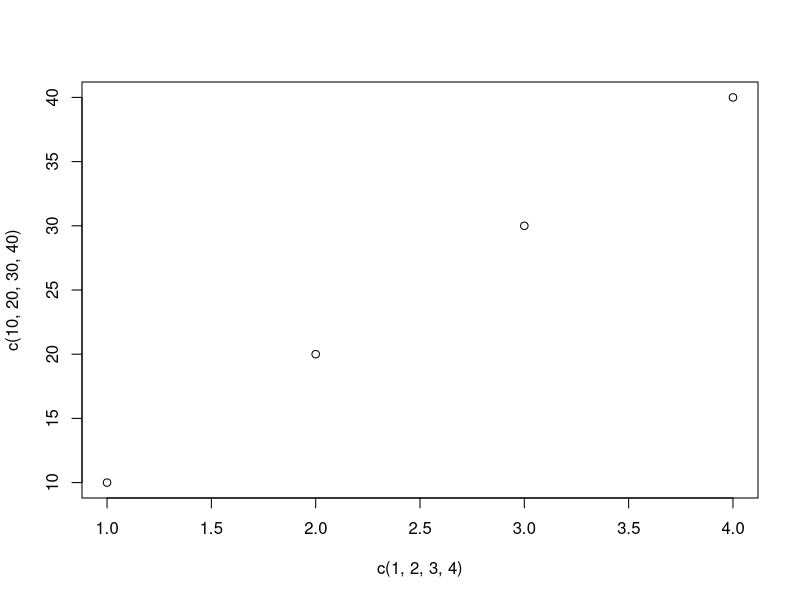
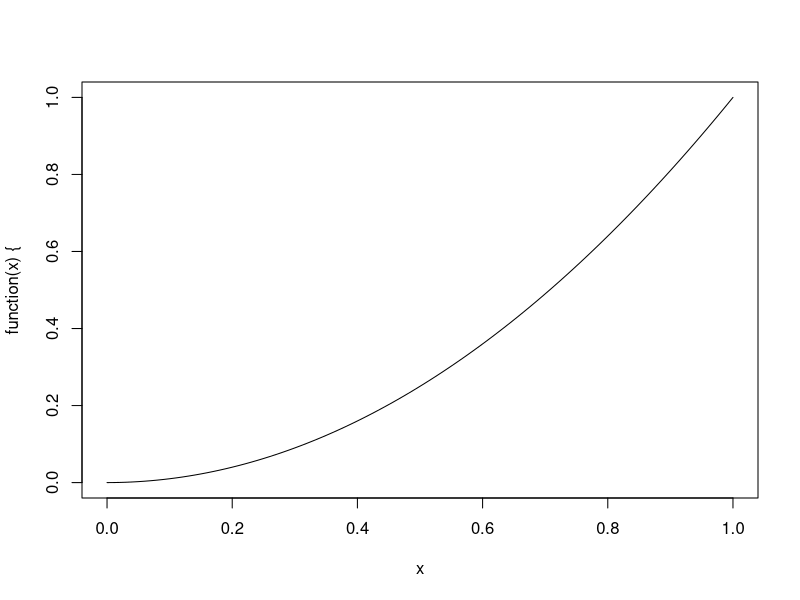
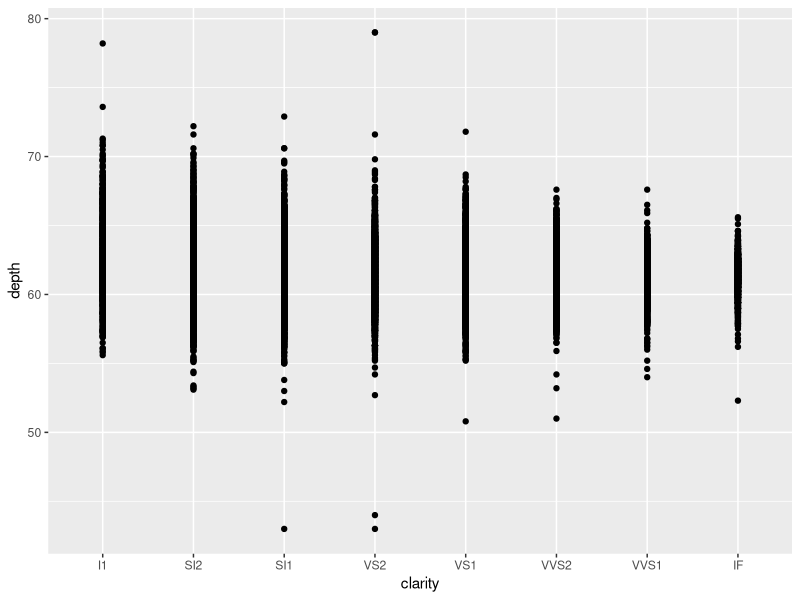
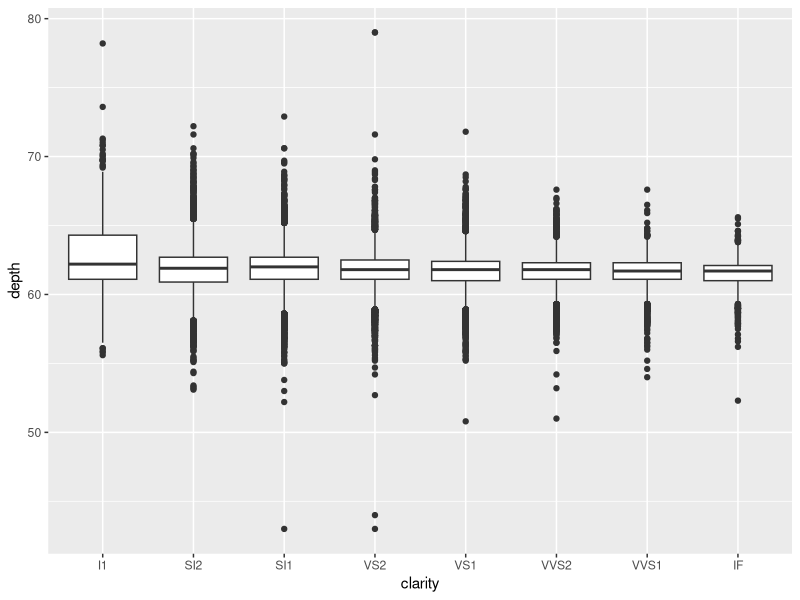
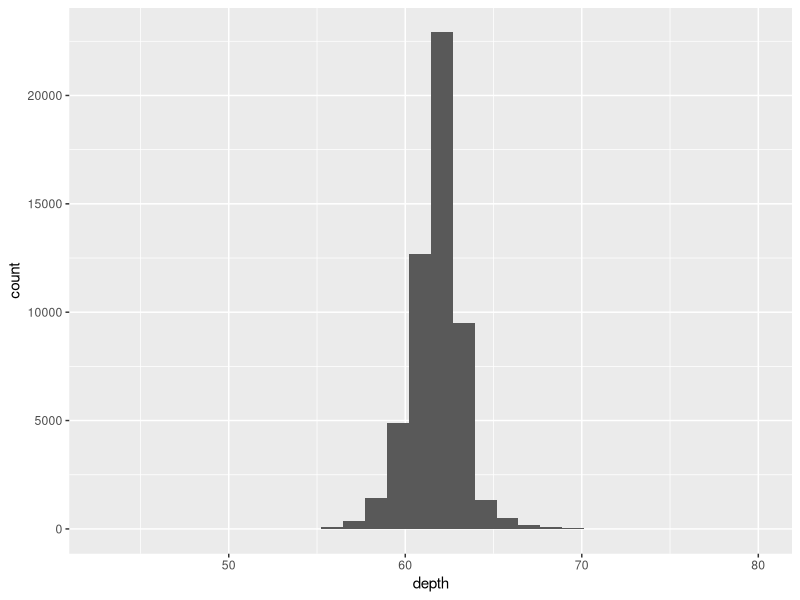
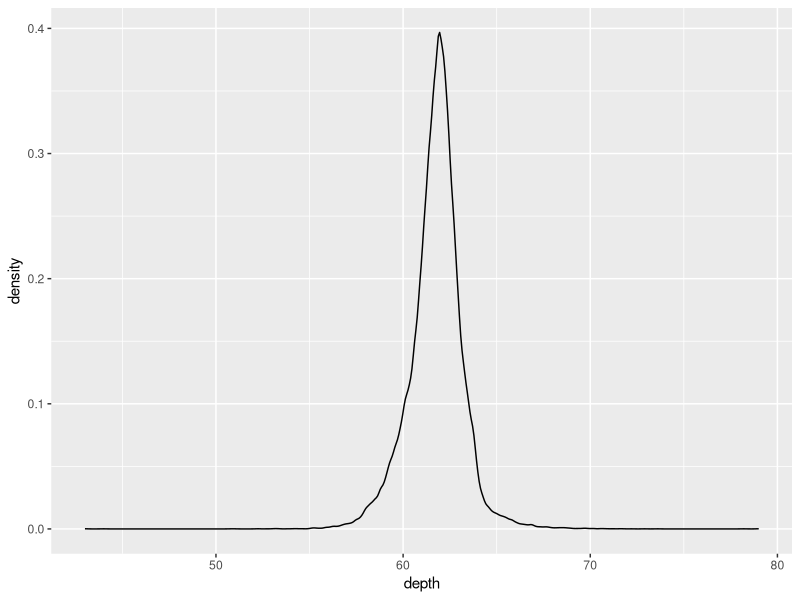
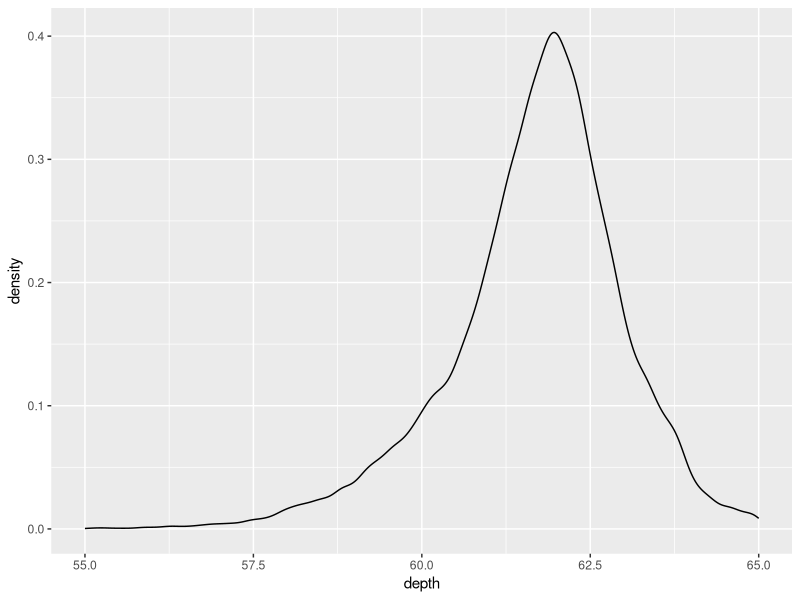
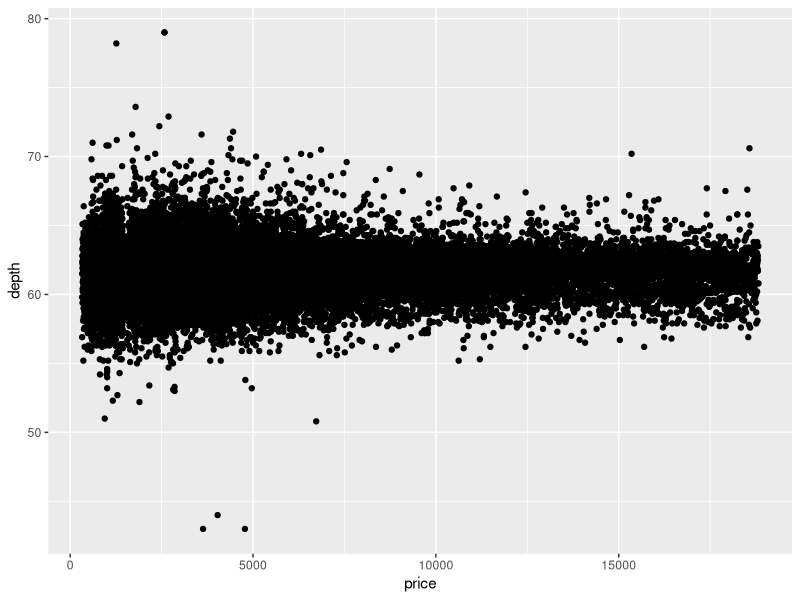

Write R code to recreate these figures, in order.
## ---- chunk 1
plot( c(1, 2, 3, 4), c(10, 20, 30, 40) )
## ---- chunk 2
plot( function(x) { x^2 } )
## ---- chunk 3
library(ggplot2)
## ---- chunk 4
# Here's the structure of the diamonds dataset
head(diamonds)
# Construct a ggplot object to visualize the relationship between clarity and depth
p <- ggplot(diamonds, aes(clarity, depth))
## ---- chunk 5
p + geom_point()
## ---- chunk 6
p + geom_boxplot()
## ---- chunk 7
# Visualize the distribution of the depth variable
p2 <- ggplot(diamonds, aes(depth))
# Histogram
p2 + geom_histogram()
# Density distribution
p2 + geom_density()
## ---- chunk 8
# Set x-axis limits
p2 + geom_density() + xlim( c(55, 65) )
## ---- chunk 9
# Visualize depth as a function of price
p3 <- ggplot( diamonds, aes(price, depth) )
# Use points (scatter plot)
p3 + geom_point()
## ---- chunk 10
# Visualize depth as a function of price; use color to visualize clarity label
p4 <- ggplot( diamonds, aes(price, depth, color = clarity) )
# Use points (scatter plot)
p4 + geom_point()
## ---- chunk 11
p5 <- ggplot(diamonds, aes( price, fill = clarity) ) 
# Setting the alpha channel to 50% makes the density plots transparent
p5 + geom_density(alpha = 0.5)
